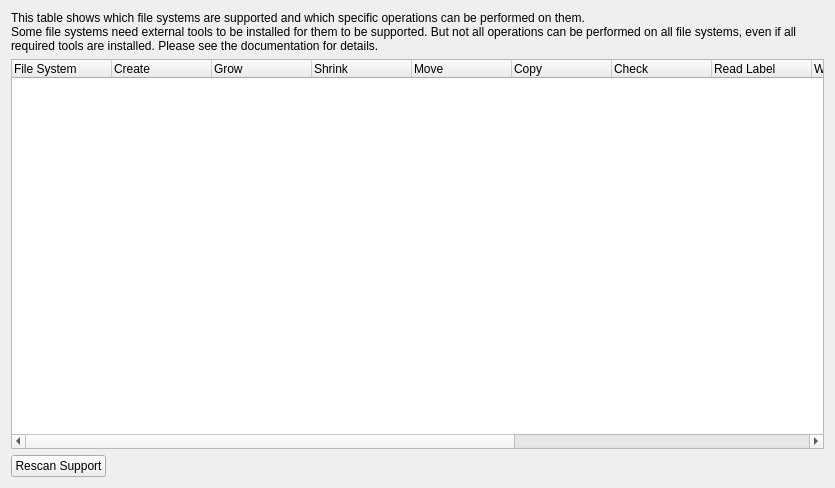
<?xml version="1.0" encoding="UTF-8"?>
<ui version="4.0">
 <class>FileSystemSupportDialogWidgetBase</class>
 <widget class="QWidget" name="FileSystemSupportDialogWidgetBase">
  <property name="geometry">
   <rect>
    <x>0</x>
    <y>0</y>
    <width>835</width>
    <height>488</height>
   </rect>
  </property>
  <layout class="QVBoxLayout" name="verticalLayout">
   <item>
    <widget class="QLabel" name="label">
     <property name="text">
      <string>This table shows which file systems are supported and which specific operations can be performed on them.
Some file systems need external tools to be installed for them to be supported. But not all operations can be performed on all file systems, even if all required tools are installed. Please see the documentation for details. </string>
     </property>
     <property name="wordWrap">
      <bool>true</bool>
     </property>
     <property name="textInteractionFlags">
      <set>Qt::LinksAccessibleByMouse|Qt::TextSelectableByKeyboard|Qt::TextSelectableByMouse</set>
     </property>
    </widget>
   </item>
   <item>
    <widget class="QTreeWidget" name="m_Tree">
     <property name="alternatingRowColors">
      <bool>true</bool>
     </property>
     <property name="selectionMode">
      <enum>QAbstractItemView::NoSelection</enum>
     </property>
     <property name="iconSize">
      <size>
       <width>32</width>
       <height>32</height>
      </size>
     </property>
     <property name="indentation">
      <number>0</number>
     </property>
     <property name="rootIsDecorated">
      <bool>false</bool>
     </property>
     <property name="uniformRowHeights">
      <bool>true</bool>
     </property>
     <property name="itemsExpandable">
      <bool>false</bool>
     </property>
     <property name="wordWrap">
      <bool>false</bool>
     </property>
     <property name="showGrid" stdset="0">
      <bool>false</bool>
     </property>
     <property name="cornerButtonEnabled" stdset="0">
      <bool>false</bool>
     </property>
     <column>
      <property name="text">
       <string>File System</string>
      </property>
     </column>
     <column>
      <property name="text">
       <string>Create</string>
      </property>
     </column>
     <column>
      <property name="text">
       <string>Grow</string>
      </property>
     </column>
     <column>
      <property name="text">
       <string>Shrink</string>
      </property>
     </column>
     <column>
      <property name="text">
       <string>Move</string>
      </property>
     </column>
     <column>
      <property name="text">
       <string>Copy</string>
      </property>
     </column>
     <column>
      <property name="text">
       <string>Check</string>
      </property>
     </column>
     <column>
      <property name="text">
       <string>Read Label</string>
      </property>
     </column>
     <column>
      <property name="text">
       <string>Write Label</string>
      </property>
     </column>
     <column>
      <property name="text">
       <string>Read Usage</string>
      </property>
     </column>
     <column>
      <property name="text">
       <string>Backup</string>
      </property>
     </column>
     <column>
      <property name="text">
       <string>Restore</string>
      </property>
     </column>
     <column>
      <property name="text">
       <string>Support Tools</string>
      </property>
     </column>
    </widget>
   </item>
   <item>
    <layout class="QHBoxLayout" name="horizontalLayout">
     <item>
      <widget class="QPushButton" name="m_ButtonRescan">
       <property name="text">
        <string comment="@action:button">Rescan Support</string>
       </property>
      </widget>
     </item>
     <item>
      <spacer name="horizontalSpacer">
       <property name="orientation">
        <enum>Qt::Horizontal</enum>
       </property>
       <property name="sizeHint" stdset="0">
        <size>
         <width>40</width>
         <height>20</height>
        </size>
       </property>
      </spacer>
     </item>
    </layout>
   </item>
  </layout>
 </widget>
 <resources/>
 <connections/>
</ui>
